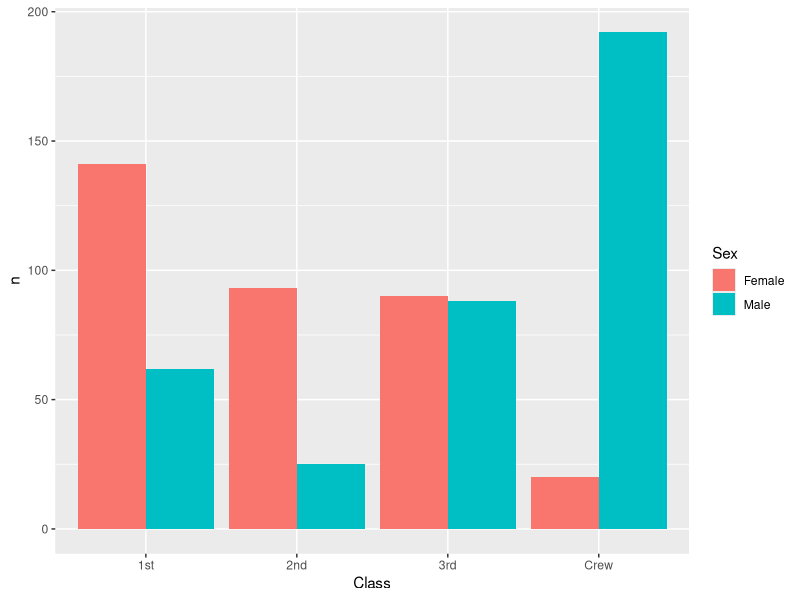
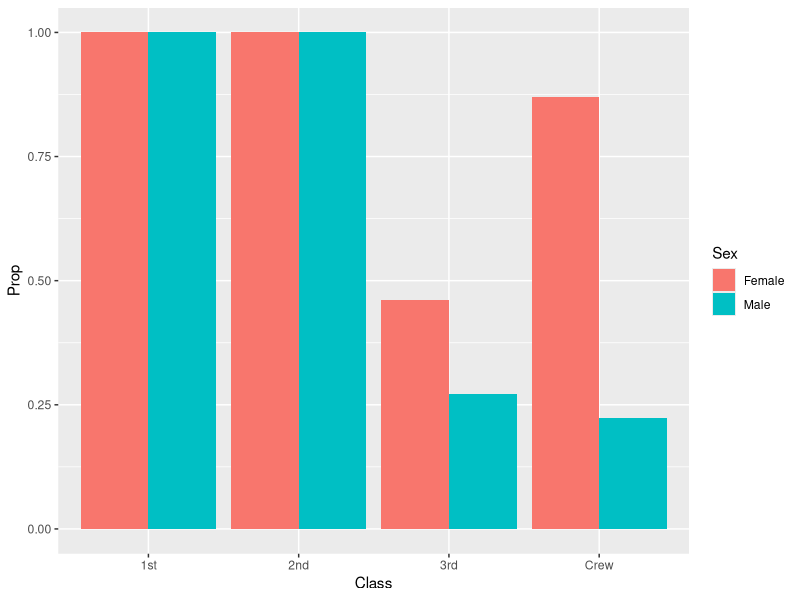
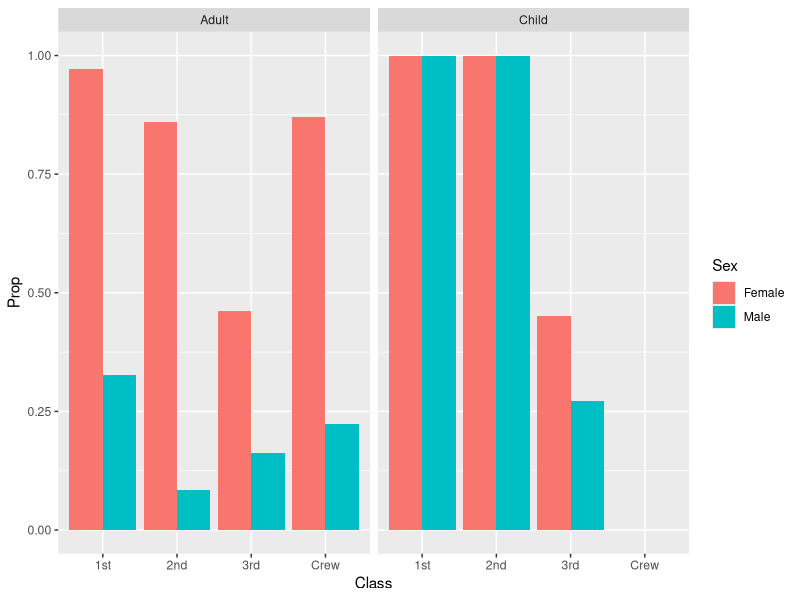

Generate these figures, in order, with R:
## ---- chunk 1
library(tidyverse)

df_titanic <- as_tibble(Titanic)
## ---- chunk 2
## TASK: Perform a `glimpse` of df_titanic
glimpse(df_titanic)
## ---- chunk 3
## NOTE: No need to edit! We'll cover how to
## do this calculation in a later exercise.
df_titanic %>% summarize(total = sum(n))
## ---- chunk 4
## TASK: Visualize counts against `Class` and `Sex`
df_titanic %>%
  filter(Survived == "Yes") %>%
  count(Class, Sex, wt = n) %>%
  ggplot() + geom_col(mapping = aes(x = Class, y = n, fill = Sex), position = "dodge")
## ---- chunk 5
## NOTE: No need to edit! We'll cover how to
## do this calculation in a later exercise.
df_prop <-
  df_titanic %>%
  group_by(Class, Sex, Age) %>%
  mutate(
    Total = sum(n),
    Prop = n / Total
  ) %>%
  ungroup()
df_prop
## ---- chunk 6
df_prop %>%
  filter(Survived == "Yes") %>%
  ggplot() + geom_col(mapping = aes(
    x = Class,
    y = Prop,
    fill = Sex
  ), position = "dodge")
## ---- chunk 7
df_prop %>%
  filter(Survived == "Yes") %>%
  ggplot() +
    geom_col(mapping = aes(
      x = Class,
      y = Prop,
      fill = Sex
    ), position = "dodge") +
    facet_grid(. ~ Age)
